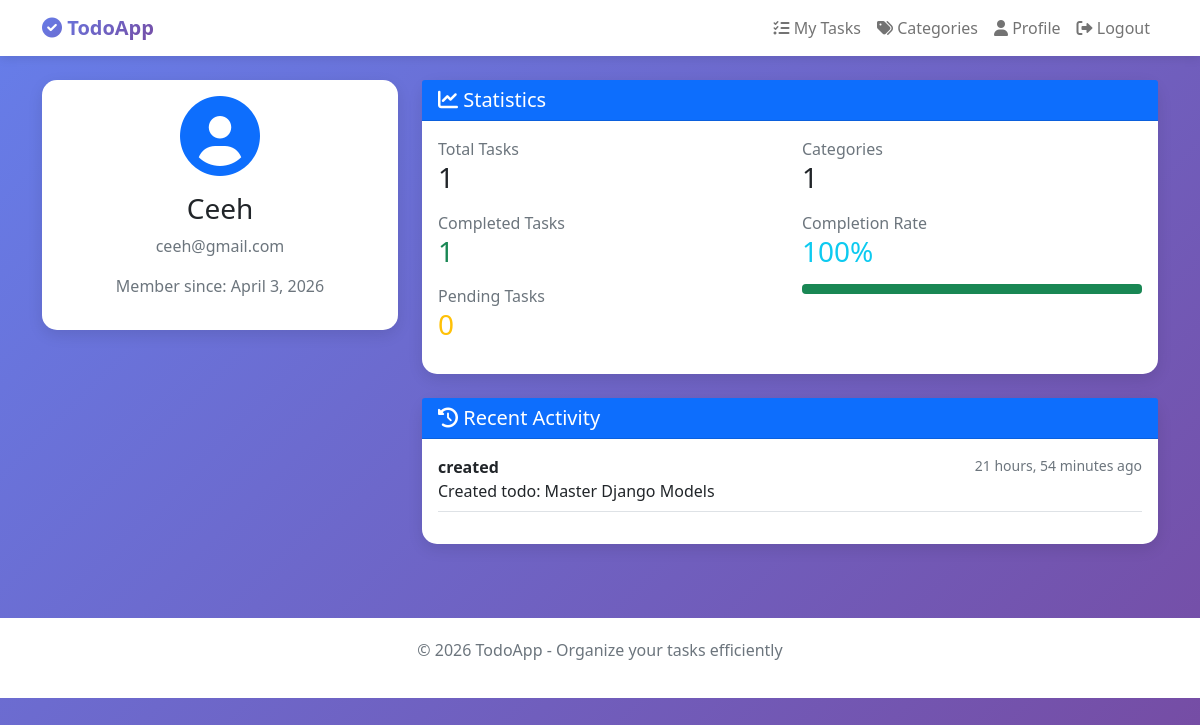
Screenshot of /profile/ (signed in) with the database file from the repository.
### todos/models.py (models this page shows, shortened)
class TodoHistory(models.Model):
    todo = models.ForeignKey(Todo, on_delete=models.CASCADE, related_name='history')
    action = models.CharField(max_length=50)
    old_value = models.TextField(blank=True)
    new_value = models.TextField(blank=True)
    user = models.ForeignKey(User, on_delete=models.CASCADE)
    created_at = models.DateTimeField(auto_now_add=True)
    class Meta:
        ordering = ['-created_at']

### todos/views.py (the view)
# urls.py: path('profile/', views.profile, name='profile'),
@login_required
def profile(request):
    stats = {
        'total_tasks': Todo.objects.filter(user=request.user).count(),
        'completed_tasks': Todo.objects.filter(user=request.user, status='completed').count(),
        'pending_tasks': Todo.objects.filter(user=request.user, status='pending').count(),
        'categories': Category.objects.filter(user=request.user).count(),
    }
    if stats['total_tasks'] > 0:
        stats['completion_rate'] = round((stats['completed_tasks'] / stats['total_tasks']) * 100)
    else:
        stats['completion_rate'] = 0
    recent_activity = TodoHistory.objects.filter(user=request.user)[:10]
    return render(request, 'todos/profile.html', {
        'stats': stats,
        'recent_activity': recent_activity
    })

### todos/templates/todos/profile.html (shortened to what this page needs)
{% extends 'todos/base.html' %}
{% block content %}
<div class="row">
    <div class="col-md-4 mb-4">
        <div class="card text-center">
            <div class="card-body">
                <i class="fas fa-user-circle fa-5x text-primary mb-3"></i>
                <h3>{{ user.username }}</h3>
                <p class="text-muted">{{ user.email }}</p>
                <p class="text-muted">Member since: {{ user.date_joined|date:"F j, Y" }}</p>
            </div>
        </div>
    </div>
    <div class="col-md-8">
        <div class="card mb-4">
            <div class="card-header bg-primary text-white">
                <h5 class="mb-0"><i class="fas fa-chart-line"></i> Statistics</h5>
            </div>
            <div class="card-body">
                <div class="row">
                    <div class="col-md-6">
                        <div class="mb-3">
                            <label class="text-muted">Total Tasks</label>
                            <h3>{{ stats.total_tasks }}</h3>
                        </div>
                        <div class="mb-3">
                            <label class="text-muted">Completed Tasks</label>
                            <h3 class="text-success">{{ stats.completed_tasks }}</h3>
                        </div>
                        <div class="mb-3">
                            <label class="text-muted">Pending Tasks</label>
                            <h3 class="text-warning">{{ stats.pending_tasks }}</h3>
                        </div>
                    </div>
                    <div class="col-md-6">
                        <div class="mb-3">
                            <label class="text-muted">Categories</label>
                            <h3>{{ stats.categories }}</h3>
                        </div>
                        <div class="mb-3">
                            <label class="text-muted">Completion Rate</label>
                            <h3 class="text-info">{{ stats.completion_rate }}%</h3>
                        </div>
                        <div class="progress" style="height: 10px;">
                            <div class="progress-bar bg-success" style="width: {{ stats.completion_rate }}%"></div>
                        </div>
                    </div>
                </div>
            </div>
        </div>
        <div class="card">
            <div class="card-header bg-primary text-white">
                <h5 class="mb-0"><i class="fas fa-history"></i> Recent Activity</h5>
            </div>
            <div class="card-body">
                {% for activity in recent_activity %}
                <div class="mb-3 pb-2 border-bottom">
                    <div class="d-flex justify-content-between">
                        <strong>{{ activity.action }}</strong>
                        <small class="text-muted">{{ activity.created_at|timesince }} ago</small>
                    </div>
                    <p class="mb-0">{{ activity.new_value|truncatechars:100 }}</p>
                </div>
                {% empty %}
                <p class="text-muted text-center">No recent activity.</p>
                {% endfor %}
            </div>
        </div>
    </div>
</div>
{% endblock %}

### todos/templates/todos/base.html (style rules this page uses)
body { background: linear-gradient(135deg, #667eea 0%, #764ba2 100%); min-height: 100vh; font-family: 'Segoe UI', Tahoma, Geneva, Verdana, sans-serif; }
.card { border: none; border-radius: 15px; box-shadow: 0 5px 15px rgba(0,0,0,0.1); transition: transform 0.2s; }

### rows the page displays
TodoHistory: action "created", created_at "21 hours, 54 minutes", new_value "Created todo: Master Django Models"

### other values shown
{{ user.username }} "Ceeh"
{{ user.email }} "ceeh@gmail.com"
{{ user.date_joined|date:"F j, Y" }} "April 3, 2026"
{{ stats.total_tasks }} "1"
{{ stats.completed_tasks }} "1"
{{ stats.pending_tasks }} "0"
{{ stats.categories }} "1"
{{ stats.completion_rate }} "100"
